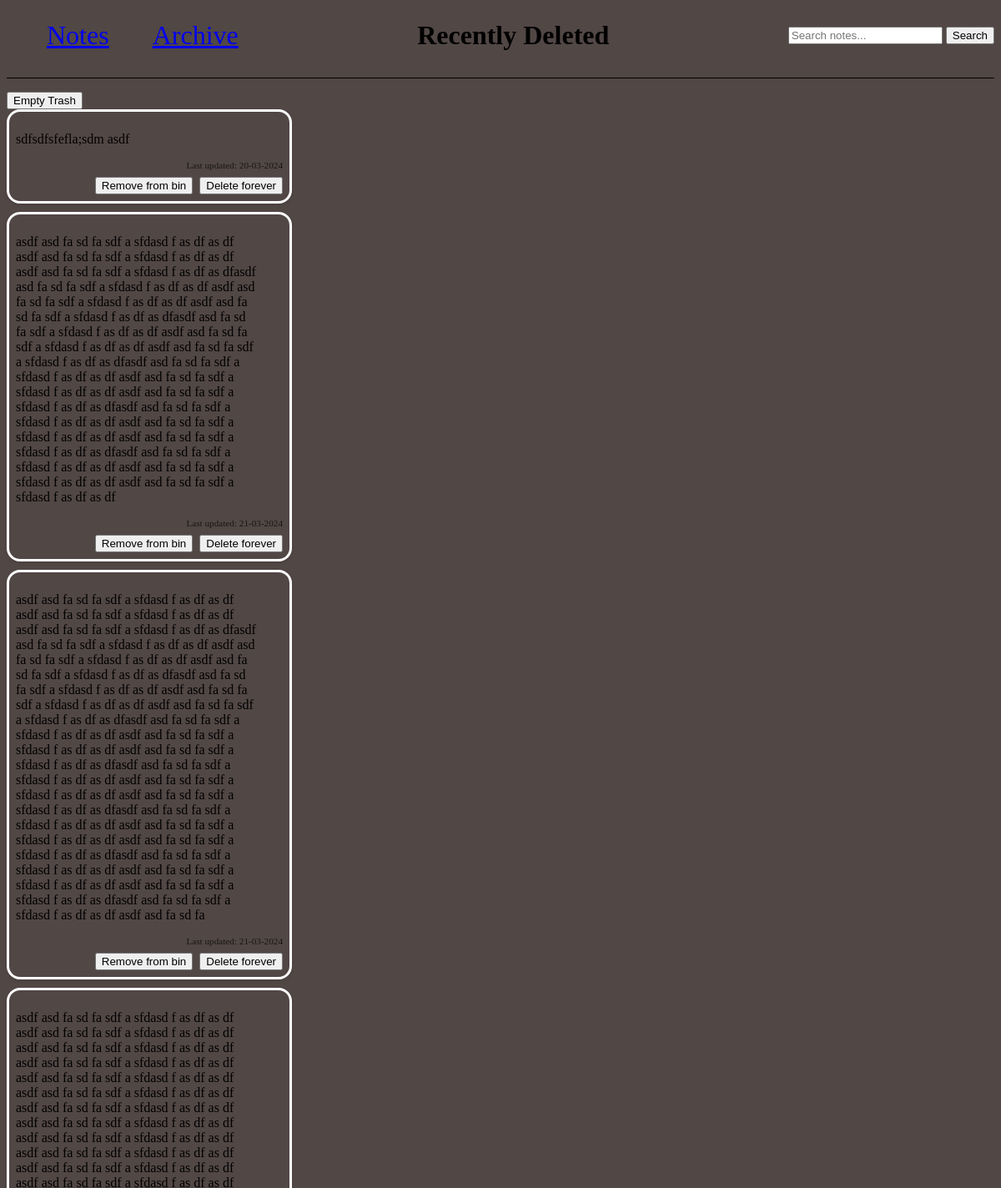
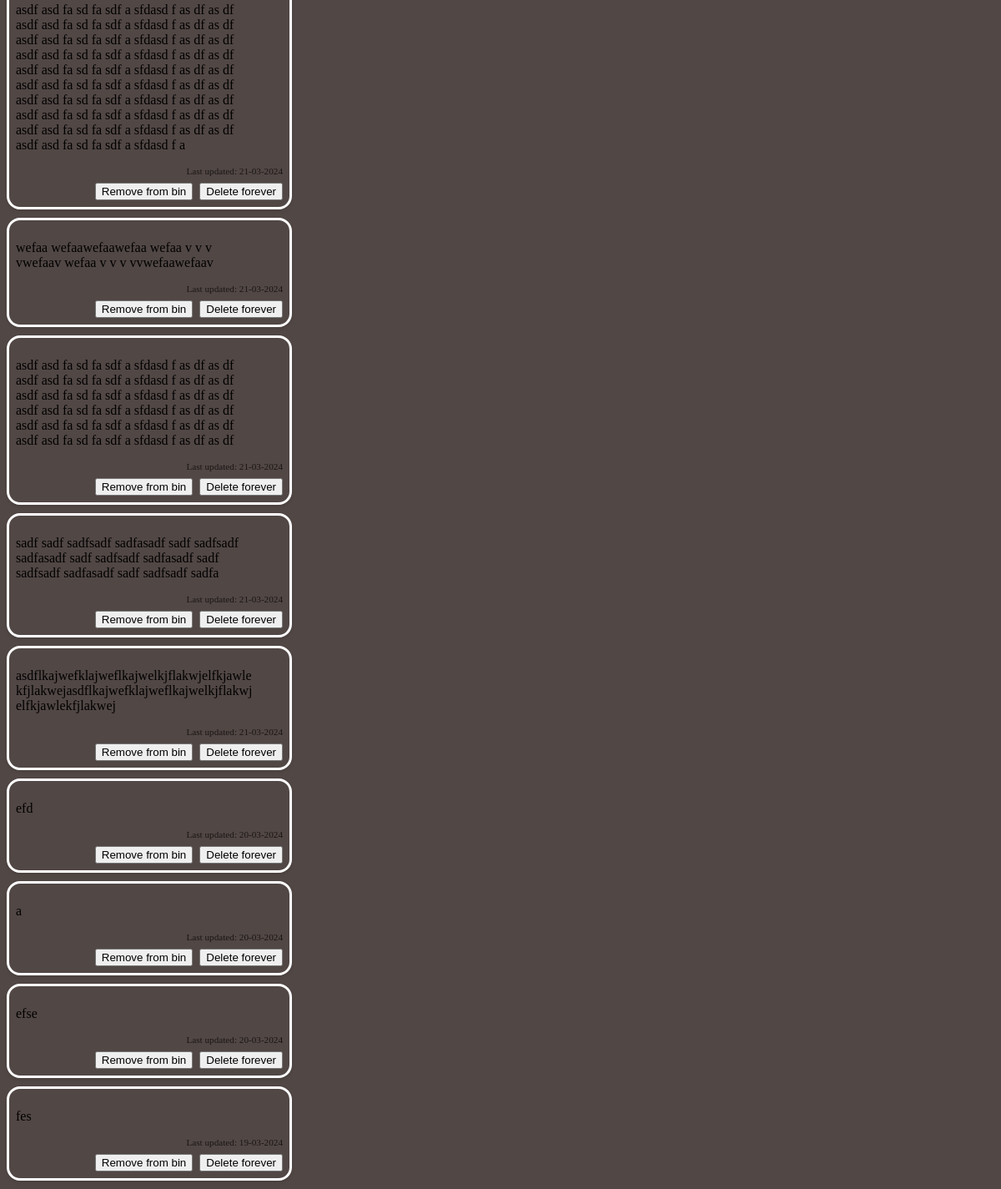
The page /bin on the database its author committed (2 pictures, top to bottom).
### app.py (models this page shows)
class Note(db.Model): #db.model is a class that you inherit from for all models for flask sqlachemy
    id = db.Column(db.Integer, primary_key=True) #first column using id(int) as a key
    content = db.Column(db.String(200), nullable=False) #second column sets max input as 200chars and cant be empty
    archived = db.Column(db.Boolean, default=False, nullable=False)
    binned = db.Column(db.Boolean, default=False, nullable=False)
    date = db.Column(db.DateTime, default =datetime.utcnow)
    pinned = db.Column(db.Boolean,default = False)

### app.py (the view)
@app.route('/bin', methods = ['GET'])
def bin():
    query = request.args.get('query', '')
    binned_notes = Note.query.filter_by(binned = True).order_by(Note.pinned.desc(), Note.date.desc()).all()
    search_results_bin = []
    if query:
        search_results_bin = Note.query.filter(Note.content.ilike(f'%{query}%'), Note.binned == True).order_by(Note.pinned.desc(),Note.date.desc()).all()
    if binned_notes:
        return render_template('bin.html', notes=binned_notes, search_results = search_results_bin, query = query)
    else:
        return redirect(url_for('index'))

### templates/bin.html (shortened to what this page needs)
<!DOCTYPE html>
<html lang="en">
<head>
    {% from "other_macros.html" import head_elements %}
    {{ head_elements() }}
</head>
<body>
    {% from "button_macros.html" import empty_trash,cancel_search %}
    {% from "other_macros.html" import search_box %}
    {% from "meta_macros.html" import render_notes, links_bar %}
    <div class = "header_bar">
        {{ links_bar('bin')}}
        <h1 class = "title">Recently Deleted</h1>
        {{ search_box('bin', query)}}
    </div>
    <main class = "main_app">
        <div class = "notes_list">
            {% if query %}
                {{ cancel_search('bin') }}
                {% if search_results %}
                    <h2 class = "search_results_title">Search Results for: "{{ query }}" in bin</h2>
                    {{ render_notes(search_results,'bin') }}
                {% else %}
                    <p class = "no_results">No results found for "{{ query }}" :&#40;</p>
                {% endif %}
            {% else %}
                {{ empty_trash() }}
                {{ render_notes(notes ,'bin') }}
            {% endif %}
            </div>
    </main>
</body>
</html>

### templates/button_macros.html (shortened to what this page needs)
{% macro toggle_bin_button(note) %}
    <form action="{{ url_for('toggle_bin', note_id=note.id) }}" method="POST" >
        <button type="submit">{{ 'Remove from bin' if note.binned else 'Move to bin' }}</button>
    </form>
{% endmacro %}
{% macro display_date(note) %}
    <div>Last updated: {{ note.date.strftime('%d-%m-%Y') }}</div>
{% endmacro %}
{% macro delete_button(note) %}
    <form action = "{{ url_for('delete_note', note_id = note.id) }}" method = "POST" onsubmit="return confirmDelete()";>
        <button type = "submit" >Delete forever</button>
    </form>
{% endmacro %}
{% macro empty_trash() %}
    <div class = "deleteall">
        <form action = "{{url_for('empty_trash')}}" method = "POST" onsubmit = "return confirmEmptyTrash()";>
            <button type = "submit" class = "empty_trash">Empty Trash</button>
        </form>
    </div>
{% endmacro %}

### templates/meta_macros.html (shortened to what this page needs)
{% from "button_macros.html" import toggle_archived_button,toggle_bin_button,toggle_pin_button %}
{% from "button_macros.html" import display_datetime,display_date,edit_button,delete_button,cancel_search,search_button %}
{% from "other_macros.html" import archive_link, bin_link, index_link,search_box %}
{% macro render_notes(notes, type) %}
<div class="notes-grid masonry-container-{{ type }}">
  {% for note in notes %}
  <div class="note-container masonry-item">
    <div class="note-content">
      <p>{{ note.content }}</p>
    </div>
    <div class="note-extras">
      <div class="note-date">
        {% if type == 'main' %}
        {{ display_datetime(note) }}
        {% else %}
        {{ display_date(note) }}
        {% endif %}
      </div>
      <div class="note-buttons">
        {{ toggle_bin_button(note) }}
        {% if type == 'bin' %}
        {{ delete_button(note) }}
        {% endif %}
      </div>
    </div>
  </div>
  {% endfor %}
</div>
{% endmacro %}
{% macro links_bar(page) %}
    <header class = "header">
        {% if page != 'main' %}
            {{ index_link() }}
        {% endif %}
        {% if page != 'archive' %}
            {{ archive_link() }}
        {% endif %}
    </header>
{% endmacro %}

### static/layout_styling.css (style rules this page uses)
body { background-color:rgba(42, 30, 28, 0.817); }
.header_bar { display:flex; align-items: center; justify-content: space-between; border-bottom: 0.1rem solid black; padding: 1rem 0 2rem 0; margin-bottom: 1rem; }
.title { font-size:2rem; margin:0; }

### static/notes_styling.css (style rules this page uses)
.notes-grid { margin: 0 auto; }
.note-container { border: 0.2rem solid white; padding: 0.5rem; display: flex; flex-direction: column; min-width: 13rem; max-width:20rem; width: calc(33.33% - 10px); position: relative; height: auto; border-radius: 1rem; box-shadow: 0 2px 4px rgba(0, 0, 0, 0.1); margin-bottom: 10px; }
.note-content { margin-right: 2rem; word-wrap: break-word; flex-grow: 1; }
.note-extras { display: flex; flex-direction: column; align-items: flex-end; margin-top: auto; }
.note-date { font-size: 0.7rem; color: rgb(0, 0, 0, 0.7); margin-bottom: 0.5rem; white-space: nowrap; overflow: hidden; text-overflow: ellipsis; max-width: 100%; }
.note-buttons { display: flex; justify-content: flex-end; }
.note-buttons button { margin-left: 0.5rem; }

### rows shown on the page
Note: content "sdfsdfsfefla;sdm asdf", date "20-03-2024", binned "Remove from bin"
Note: content "asdf asd fa sd fa sdf a sfdasd f as df as df asdf asd fa sd fa sdf a sfdasd f as df as df asdf asd fa sd fa sdf a sfdasd f as df as dfasdf asd fa sd fa sdf a sfdasd f as df as df asdf asd fa sd fa sdf a sfdasd f as df as df asdf asd fa sd fa sdf a sfdasd f as df as dfasdf asd fa sd fa sdf a sfdasd f as df as df asdf asd fa sd fa sdf a sfdasd f as df as df asdf asd fa sd fa sdf a sfdasd f as df as dfasdf asd fa sd fa sdf a sfdasd f as df as df asdf asd fa sd fa sdf a sfdasd f as df as df asdf asd fa sd fa sdf a sfdasd f as df as dfasdf asd fa sd fa sdf a sfdasd f as df as df asdf asd fa sd fa sdf a sfdasd f as df as df asdf asd fa sd fa sdf a sfdasd f as df as dfasdf asd fa sd fa sdf a…", date "21-03-2024", binned "Remove from bin"
Note: content "asdf asd fa sd fa sdf a sfdasd f as df as df asdf asd fa sd fa sdf a sfdasd f as df as df asdf asd fa sd fa sdf a sfdasd f as df as dfasdf asd fa sd fa sdf a sfdasd f as df as df asdf asd fa sd fa sdf a sfdasd f as df as df asdf asd fa sd fa sdf a sfdasd f as df as dfasdf asd fa sd fa sdf a sfdasd f as df as df asdf asd fa sd fa sdf a sfdasd f as df as df asdf asd fa sd fa sdf a sfdasd f as df as dfasdf asd fa sd fa sdf a sfdasd f as df as df asdf asd fa sd fa sdf a sfdasd f as df as df asdf asd fa sd fa sdf a sfdasd f as df as dfasdf asd fa sd fa sdf a sfdasd f as df as df asdf asd fa sd fa sdf a sfdasd f as df as df asdf asd fa sd fa sdf a sfdasd f as df as dfasdf asd fa sd fa sdf a…", date "21-03-2024", binned "Remove from bin"
Note: content "asdf asd fa sd fa sdf a sfdasd f as df as df asdf asd fa sd fa sdf a sfdasd f as df as df asdf asd fa sd fa sdf a sfdasd f as df as df asdf asd fa sd fa sdf a sfdasd f as df as df asdf asd fa sd fa sdf a sfdasd f as df as df asdf asd fa sd fa sdf a sfdasd f as df as df asdf asd fa sd fa sdf a sfdasd f as df as df asdf asd fa sd fa sdf a sfdasd f as df as df asdf asd fa sd fa sdf a sfdasd f as df as df asdf asd fa sd fa sdf a sfdasd f as df as df asdf asd fa sd fa sdf a sfdasd f as df as df asdf asd fa sd fa sdf a sfdasd f as df as df asdf asd fa sd fa sdf a sfdasd f as df as df asdf asd fa sd fa sdf a sfdasd f as df as df asdf asd fa sd fa sdf a sfdasd f as df as df asdf asd fa sd fa sdf a…", date "21-03-2024", binned "Remove from bin"
Note: content "wefaa wefaawefaawefaa wefaa v v v vwefaav wefaa v v v vvwefaawefaav", date "21-03-2024", binned "Remove from bin"
Note: content "asdf asd fa sd fa sdf a sfdasd f as df as df asdf asd fa sd fa sdf a sfdasd f as df as df asdf asd fa sd fa sdf a sfdasd f as df as df asdf asd fa sd fa sdf a sfdasd f as df as df asdf asd fa sd fa sdf a sfdasd f as df as df asdf asd fa sd fa sdf a sfdasd f as df as df", date "21-03-2024", binned "Remove from bin"
Note: content "sadf sadf sadfsadf sadfasadf sadf sadfsadf sadfasadf sadf sadfsadf sadfasadf sadf sadfsadf sadfasadf sadf sadfsadf sadfa", date "21-03-2024", binned "Remove from bin"
Note: content "asdflkajwefklajweflkajwelkjflakwjelfkjawlekfjlakwejasdflkajwefklajweflkajwelkjflakwjelfkjawlekfjlakwej", date "21-03-2024", binned "Remove from bin"
Note: content "efd", date "20-03-2024", binned "Remove from bin"
Note: content "a", date "20-03-2024", binned "Remove from bin"
Note: content "efse", date "20-03-2024", binned "Remove from bin"
Note: content "fes", date "19-03-2024", binned "Remove from bin"
